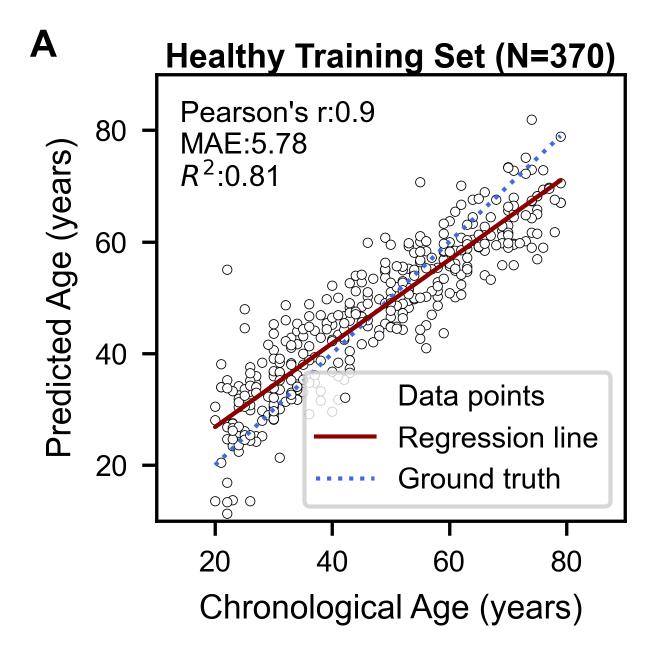
#> input picture Figures/Cropped/Figure_1A.png, 1300 x 1303 px, given in place of Figure_1.png, which was not available (shown at 1/2 size)
$ python crop_images.py
#> lines starting #> are read from the running program, lines starting #| are printed output that depends on the picture; pictures that were not available may be replaced by others from this repository, and a replacement may not be noted
# %%
import os

from PIL import Image


def crop_image(input_image_path, figure, output_dir, crop_areas):
    """
    Crop the input image into parts defined by crop_areas and save them.

    Parameters:
    - input_image_path: Path to the input image.
    - output_dir: Directory where cropped images will be saved.
    - crop_areas: Dictionary defining crop areas for each part.
    """
    image = Image.open(input_image_path)
    os.makedirs(output_dir, exist_ok=True)

    for part, area in crop_areas.items():
        cropped_image = image.crop(area)
        cropped_image.save(os.path.join(output_dir, f"{figure}{part}.png"), format='PNG')
        cropped_image.save(os.path.join(output_dir, f"{figure}{part}.tiff"), format='TIFF')

# %%
# Define the input image path and output directory
figure = "Figure_1"
input_image_path = f"/BiO/Access/kyungwhan1998/Backup/transcriptomic_clock/Figures/{figure}.png"
output_dir = "/BiO/Access/kyungwhan1998/Backup/transcriptomic_clock/Figures/Cropped"
image = Image.open(input_image_path)
#> image is the input picture: PIL image 1300x1303 RGBA; mean R, G, B, A 235.8, 235.1, 235.4, 255
## Figure_1
crop_areas = {
    'A': (0, 0, image.size[0]/3-70, image.size[1]/3-20),   # Coordinates for part A
    'B': (0, image.size[1]/3, image.size[0]/3-70, 2*image.size[1]/3-40),  # Coordinates for part B
    'C': (0, 2*image.size[1]/3-40, image.size[0]/3-70, image.size[1]-60),  # Coordinates for part C
    'D': (image.size[0]/3-70, 0, 2*image.size[0]/3-280, image.size[1]),  # Coordinates for part D
    'E': (2*image.size[0]/3-280, 0, image.size[0], image.size[1]/2-120),  # Coordinates for part E
    'F': (2*image.size[0]/3-280, image.size[1]/2-120, image.size[0], image.size[1]),  # Coordinates for part F
}

crop_image(input_image_path, figure, output_dir, crop_areas)
#> after the loop in crop_image, `for part, area in crop_areas.items():`:
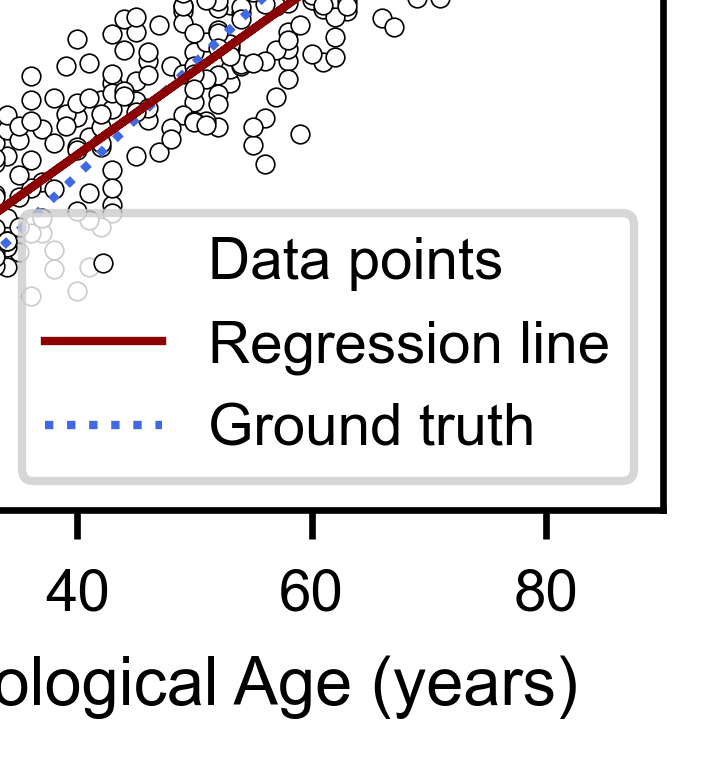
#> cropped_image: PIL image 713x771 RGBA; mean R, G, B, A 233, 232.1, 232.3, 255

# %%
# Define the input image path and output directory
figure = "Figure_2"
input_image_path = f"/BiO/Access/kyungwhan1998/Backup/transcriptomic_clock/Figures/{figure}.png"
output_dir = "/BiO/Access/kyungwhan1998/Backup/transcriptomic_clock/Figures/Cropped"
image = Image.open(input_image_path)
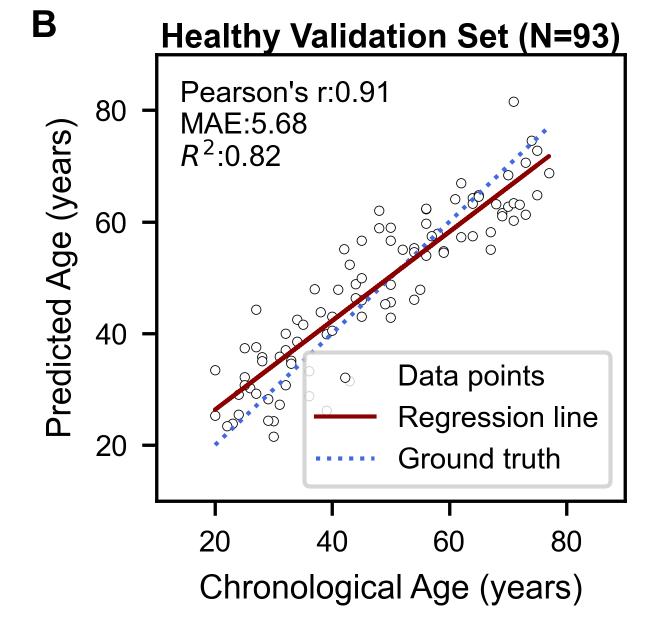
#> input picture Figures/Cropped/Figure_1B.png, 1300 x 1252 px, given in place of Figure_2.png, which was not available (shown at 1/2 size)
#> image is the input picture: PIL image 1300x1252 RGBA; mean R, G, B, A 237, 236.3, 236.6, 255
## Figure_2
crop_areas = {
    'A': (0, 0, 2*image.size[0]/3-50, image.size[1]),   # Coordinates for part A
    'B': (2*image.size[0]/3-50, 0, image.size[0], image.size[1]),  # Coordinates for part B
}

crop_image(input_image_path, figure, output_dir, crop_areas)
#> the loop in crop_image (call 2), `for part, area in crop_areas.items():` made 2 passes
#> pass 1, in crop_image (call 2), `cropped_image = image.crop(area)`:
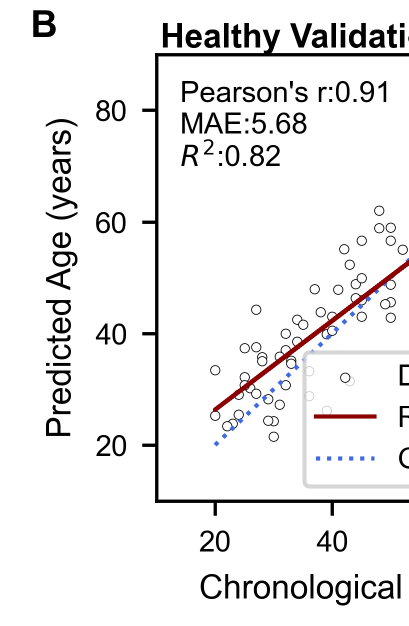
#> cropped_image: PIL image 817x1252 RGBA (shown at 1/2 size); mean R, G, B, A 238, 237.3, 237.5, 255

# %%
# Define the input image path and output directory
figure = "Figure_3"
input_image_path = f"/BiO/Access/kyungwhan1998/Backup/transcriptomic_clock/Figures/{figure}.png"
output_dir = "/BiO/Access/kyungwhan1998/Backup/transcriptomic_clock/Figures/Cropped"
image = Image.open(input_image_path)
## Figure_2
crop_areas = {
    'A': (0, 0, 2*image.size[0]/3-50, image.size[1]/2+30),   # Coordinates for part A
    'B': (2*image.size[0]/3-50, 0, image.size[0], image.size[1]/2+30),   # Coordinates for part B
    'C': (0, image.size[1]/2+30, 2*image.size[0]/3-50, image.size[1]),  # Coordinates for part C
    'D': (2*image.size[0]/3-50, image.size[1]/2+30, image.size[0], image.size[1]),  # Coordinates for part D
}
# each value is a tuple (left, upper, right, lower)
crop_image(input_image_path, figure, output_dir, crop_areas)
#> call 3 of crop_image, with figure = 'Figure_3'
#> the loop in crop_image (call 3), `for part, area in crop_areas.items():` made 4 passes
#> pass 1, in crop_image (call 3), `cropped_image = image.crop(area)`:
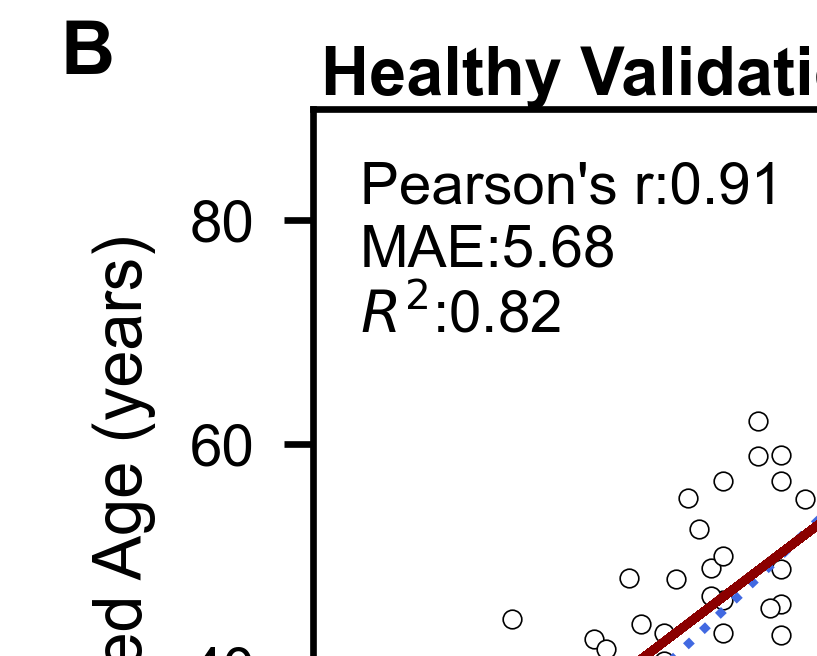
#> cropped_image: PIL image 817x656 RGBA; mean R, G, B, A 235.1, 234.6, 234.7, 255
#> pass 2, in crop_image (call 3), `cropped_image = image.crop(area)`:
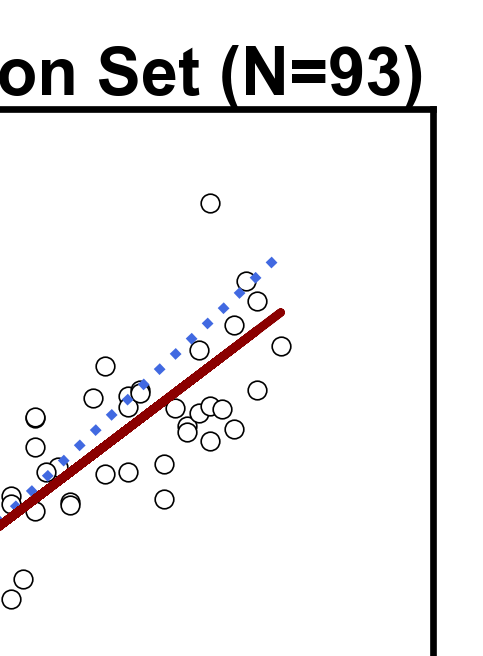
#> cropped_image: PIL image 483x656 RGBA; mean R, G, B, A 238.6, 237.3, 237.8, 255
#> pass 3, in crop_image (call 3), `cropped_image = image.crop(area)`:
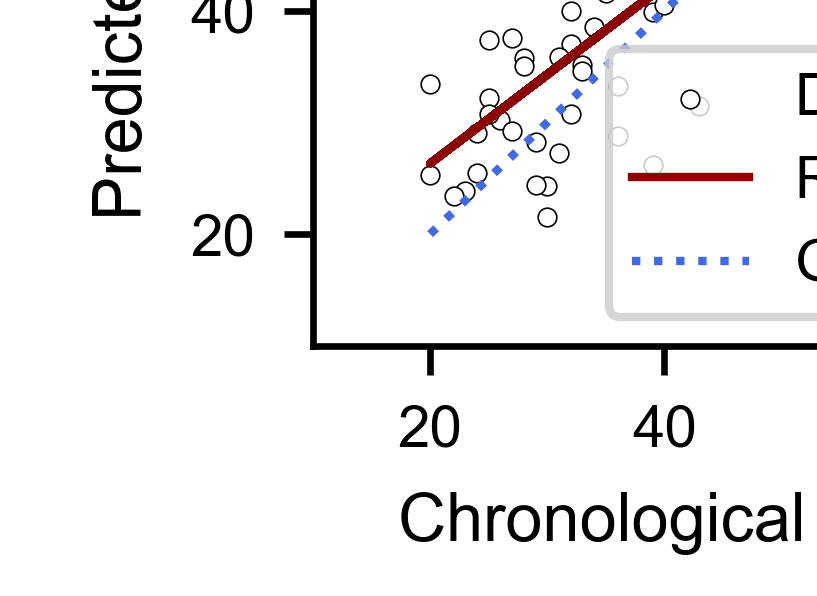
#> cropped_image: PIL image 817x596 RGBA; mean R, G, B, A 241.2, 240.3, 240.6, 255
#> after the loop in crop_image (call 3), `for part, area in crop_areas.items():`:
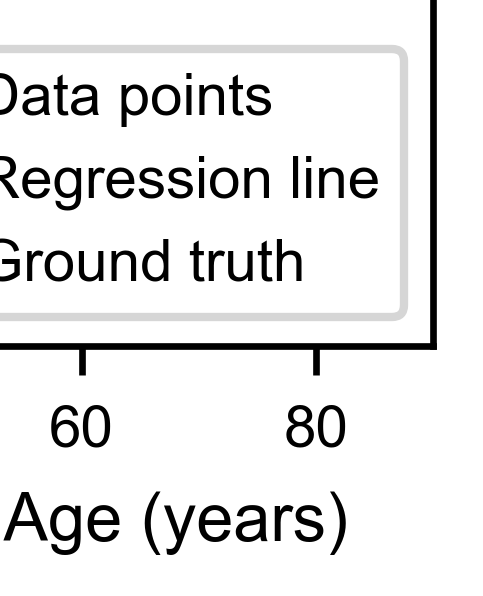
#> cropped_image: PIL image 483x596 RGBA; mean R, G, B, A 231.9, 231.9, 231.9, 255

# %%
# Define the input image path and output directory
figure = "Supplementary_Figure_2"
input_image_path = f"/BiO/Access/kyungwhan1998/Backup/transcriptomic_clock/Figures/{figure}.png"
output_dir = "/BiO/Access/kyungwhan1998/Backup/transcriptomic_clock/Figures/Cropped"
#> (the run stopped early here; a loop or call above may not have finished)
